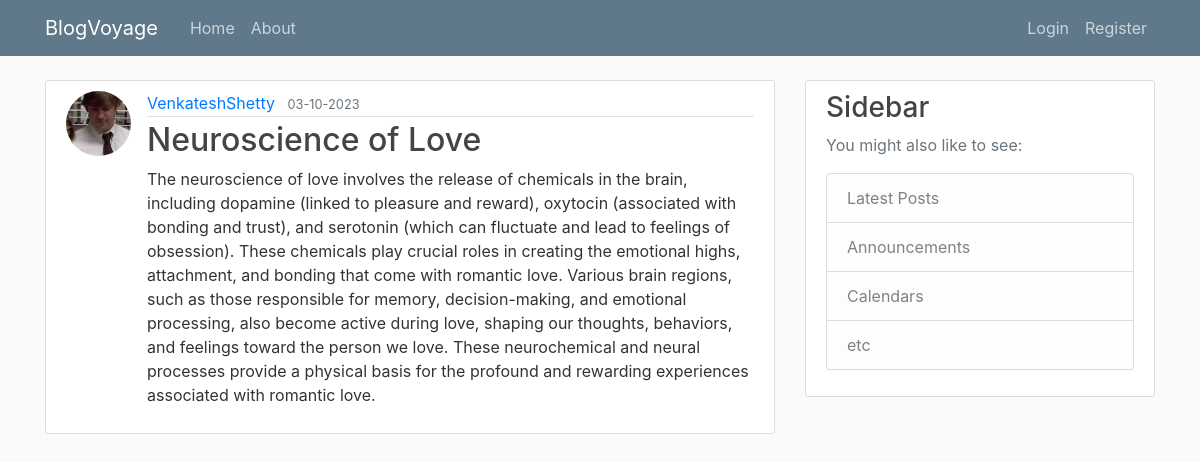
/post/1, run on the app's committed database.
### appp/models.py (models this page shows, shortened)
class User(db.Model, UserMixin):
    id = db.Column(db.Integer, primary_key= True)
    username = db.Column(db.String(20), unique=True, nullable=False)
    email = db.Column(db.String(120), unique=True, nullable=False)
    image_file = db.Column(db.String(20), nullable=False, default="default.jpg")
    password= db.Column(db.String(60), nullable=False)
    posts = db.relationship('Post', backref="author" , lazy= True)

class Post(db.Model):
    id = db.Column(db.Integer, primary_key= True)
    title = db.Column(db.String(150), nullable=False)
    date_posted= db.Column(db.DateTime, nullable=False, default = datetime.utcnow )
    content = db.Column(db.Text, nullable=False)
    user_id = db.Column(db.Integer , db.ForeignKey('user.id'),nullable=False)

### appp/routes.py (the view)
@app.route("/post/<int:post_id>")
def post(post_id):
    post = Post.query.get_or_404(post_id)
    return render_template('post.html', title = post.title, post=post, legend = "Update Post")

### appp/templates/post.html (shortened to what this page needs)
{% extends 'layout.html' %}
{% block content %}
    <article class="media content-section">
      <img class = "rounded-circle article-img" src="{{url_for('static' , filename = 'profile_pics/' + post.author.image_file)}}" alt="">
        <div class="media-body">
          <div class="article-metadata">
            <a class="mr-2" href="{{url_for('user_post' , username = post.author.username)}}">{{ post.author.username }}</a>
            <small class="text-muted">{{ post.date_posted.strftime('%d-%m-%Y') }}</small>
          </div>
          <h2 class="article-title">{{ post.title }}</h2>
          <p class="article-content">{{ post.content }}</p>
        </div>
      </article>
{% endblock content %}

### appp/static/main.css (style rules this page uses)
body { background: #fafafa; color: #333333; margin-top: 5rem; }
h1, h2, h3, h4, h5, h6 { color: #444444; }
.content-section { background: #ffffff; padding: 10px 20px; border: 1px solid #dddddd; border-radius: 3px; margin-bottom: 20px; }
.article-title { color: #444444; }
.article-content { white-space: pre-line; }
.article-img { height: 65px; width: 65px; margin-right: 16px; }
.article-metadata { padding-bottom: 1px; margin-bottom: 4px; border-bottom: 1px solid #e3e3e3 }

### data on the page
User: image_file (picture), author.username "VenkateshShetty"
Post: date_posted "03-10-2023", title "Neuroscience of Love", content "The neuroscience of love involves the release of chemicals in the brain, including dopamine (linked to pleasure and reward), oxytocin (associated with bonding and trust), and serotonin (which can fluctuate and lead to feelings of obsession). These chemicals play crucial roles in creating the emotional highs, attachment, and bonding that come with romantic love. Various brain regions, such as those responsible for memory, decision-making, and emotional processing, also become active during love, shaping our thoughts, behaviors, and feelings toward the person we love. These neurochemical and neural processes provide a physical basis for the profound and rewarding experiences associated with…"
